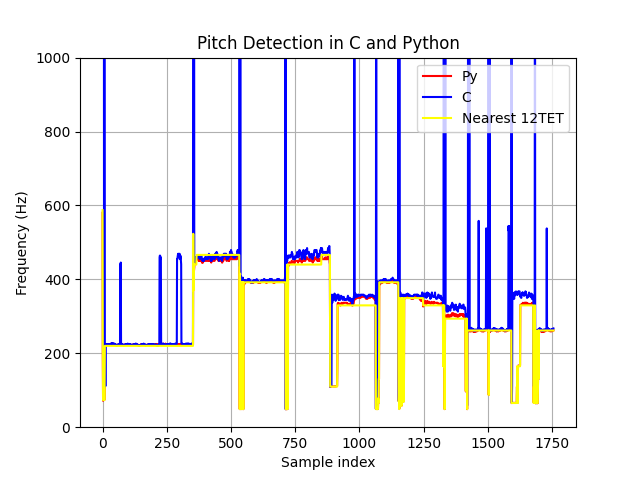

Source code (Python):
#!/usr/bin/python3
import matplotlib.pyplot as plt
import numpy as np

def get_data(fname):
    with open(fname, "r") as f:
        dat = f.read().split(",")[:-1]

    return np.array(dat, dtype=np.float64)

pitches = get_data("py_pitches.csv")
c_data = get_data("c_pitches.csv")
near_pitches = get_data("near_pitches.csv")

plt.plot(pitches, color="red")
plt.plot(c_data, color="blue")
plt.plot(near_pitches, color="yellow")
plt.legend(['Py', 'C', 'Nearest 12TET'])
plt.ylim(0, 1000)
plt.title("Pitch Detection in C and Python")
plt.xlabel("Sample index")
plt.ylabel("Frequency (Hz)")
plt.show()
plt.grid()
plt.savefig("pitch_plot.png")